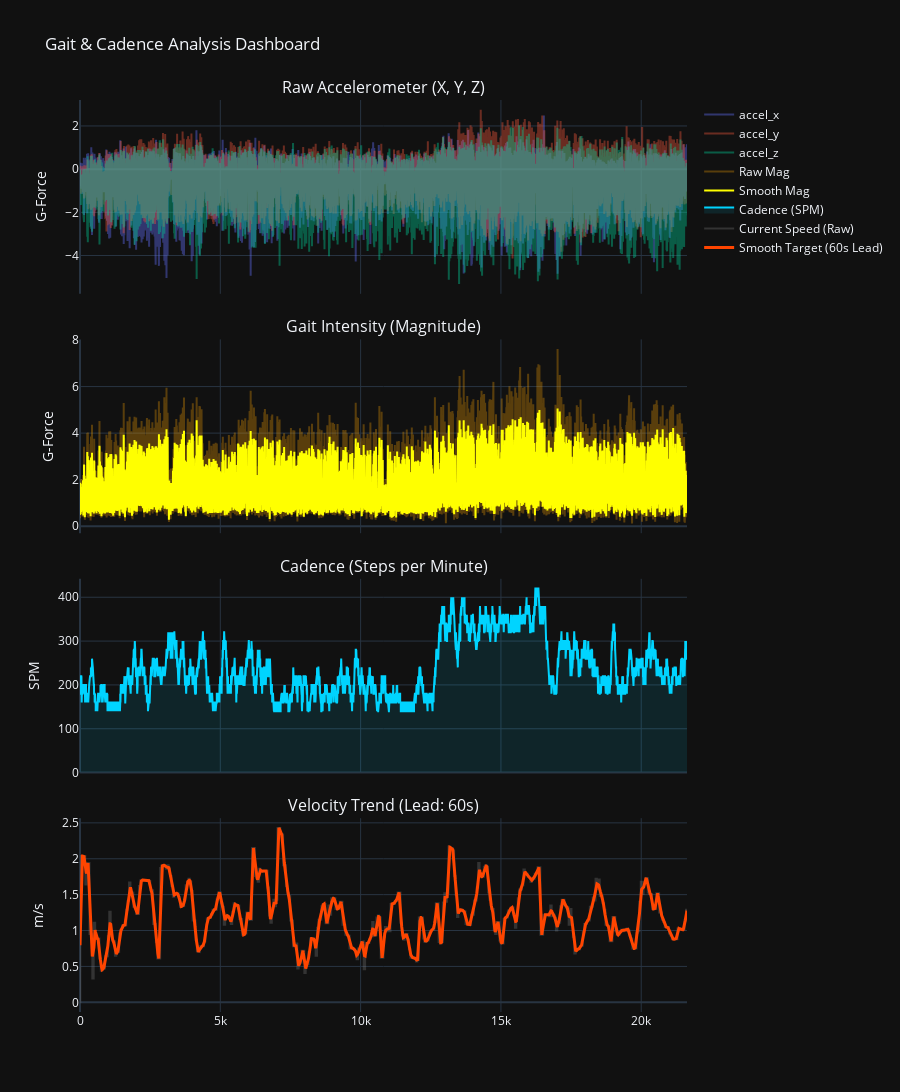

Notebook source saved alongside this figure:
### Code cell
from gait_analytics.preprocess import process_gait_data
from gait_analytics.visualization import plot_data

df_preprocessed = process_gait_data(raw_data)
plot_data(df_preprocessed)

### Figure 1 — Plotly figure (JSON) as saved in the notebook; plotly's stock layout.template omitted (floating-point values rounded to 4 significant figures; data arrays with more than 128 entries replaced by an {"elided": "..."} marker saying what was removed)
{"data": [{"line": {"color": "#636EFA"}, "name": "accel_x", "opacity": 0.4, "type": "scatter", "xaxis": "x", "y": {"elided": "21632 float values"}, "yaxis": "y"}, {"line": {"color": "#EF553B"}, "name": "accel_y", "opacity": 0.4, "type": "scatter", "xaxis": "x", "y": {"elided": "21632 float values"}, "yaxis": "y"}, {"line": {"color": "#00CC96"}, "name": "accel_z", "opacity": 0.4, "type": "scatter", "xaxis": "x", "y": {"elided": "21632 float values"}, "yaxis": "y"}, {"line": {"color": "orange"}, "name": "Raw Mag", "opacity": 0.3, "type": "scatter", "xaxis": "x2", "y": {"elided": "21632 float values"}, "yaxis": "y2"}, {"line": {"color": "yellow", "width": 2}, "name": "Smooth Mag", "type": "scatter", "xaxis": "x2", "y": {"elided": "21632 float values"}, "yaxis": "y2"}, {"fill": "tozeroy", "fillcolor": "rgba(0, 212, 255, 0.1)", "line": {"color": "#00D4FF", "width": 2}, "name": "Cadence (SPM)", "type": "scatter", "xaxis": "x3", "y": {"elided": "21632 float values"}, "yaxis": "y3"}, {"line": {"color": "gray"}, "name": "Current Speed (Raw)", "opacity": 0.3, "type": "scatter", "xaxis": "x4", "y": {"elided": "21632 float values"}, "yaxis": "y4"}, {"line": {"color": "#FF4500", "width": 3}, "name": "Smooth Target (60s Lead)", "type": "scatter", "xaxis": "x4", "y": {"elided": "21632 float values"}, "yaxis": "y4"}], "layout": {"annotations": [{"font": {"size": 16}, "showarrow": false, "text": "Raw Accelerometer (X, Y, Z)", "x": 0.5, "xanchor": "center", "xref": "paper", "y": 1, "yanchor": "bottom", "yref": "paper"}, {"font": {"size": 16}, "showarrow": false, "text": "Gait Intensity (Magnitude)", "x": 0.5, "xanchor": "center", "xref": "paper", "y": 0.7375, "yanchor": "bottom", "yref": "paper"}, {"font": {"size": 16}, "showarrow": false, "text": "Cadence (Steps per Minute)", "x": 0.5, "xanchor": "center", "xref": "paper", "y": 0.475, "yanchor": "bottom", "yref": "paper"}, {"font": {"size": 16}, "showarrow": false, "text": "Velocity Trend (Lead: 60s)", "x": 0.5, "xanchor": "center", "xref": "paper", "y": 0.2125, "yanchor": "bottom", "yref": "paper"}], "height": 1200, "hovermode": "x unified", "showlegend": true, "title": {"text": "Gait & Cadence Analysis Dashboard"}, "xaxis": {"anchor": "y", "domain": [0, 1], "matches": "x4", "showticklabels": false}, "xaxis2": {"anchor": "y2", "domain": [0, 1], "matches": "x4", "showticklabels": false}, "xaxis3": {"anchor": "y3", "domain": [0, 1], "matches": "x4", "showticklabels": false}, "xaxis4": {"anchor": "y4", "domain": [0, 1]}, "yaxis": {"anchor": "x", "domain": [0.7875, 1], "title": {"text": "G-Force"}}, "yaxis2": {"anchor": "x2", "domain": [0.525, 0.7375], "title": {"text": "G-Force"}}, "yaxis3": {"anchor": "x3", "domain": [0.2625, 0.475], "title": {"text": "SPM"}}, "yaxis4": {"anchor": "x4", "domain": [0, 0.2125], "title": {"text": "m/s"}}}}
